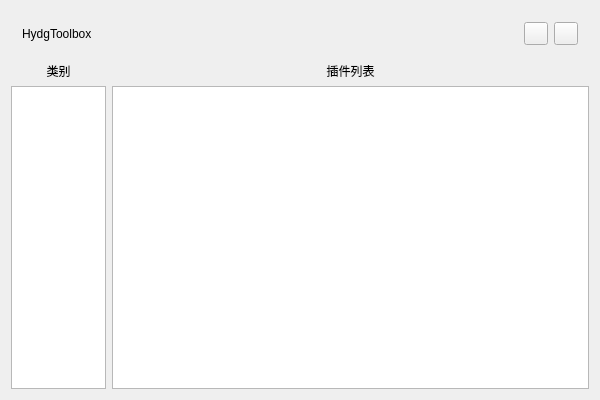
<?xml version="1.0" encoding="UTF-8"?>
<ui version="4.0">
 <class>HydgToolboxClass</class>
 <widget class="QMainWindow" name="HydgToolboxClass">
  <property name="geometry">
   <rect>
    <x>0</x>
    <y>0</y>
    <width>600</width>
    <height>400</height>
   </rect>
  </property>
  <property name="windowTitle">
   <string>HydgToolbox</string>
  </property>
  <widget class="QWidget" name="centralWidget">
   <layout class="QVBoxLayout" name="verticalLayout">
    <item>
     <widget class="QWidget" name="titleBarWidget" native="true">
      <layout class="QHBoxLayout" name="horizontalLayout_2">
       <item>
        <widget class="QLabel" name="titleLabel">
         <property name="text">
          <string>HydgToolbox</string>
         </property>
        </widget>
       </item>
       <item>
        <spacer name="horizontalSpacer">
         <property name="orientation">
          <enum>Qt::Orientation::Horizontal</enum>
         </property>
         <property name="sizeHint" stdset="0">
          <size>
           <width>40</width>
           <height>20</height>
          </size>
         </property>
        </spacer>
       </item>
       <item>
        <widget class="QToolButton" name="toolButton_2">
         <property name="icon">
          <iconset theme="QIcon::ThemeIcon::ListRemove"/>
         </property>
        </widget>
       </item>
       <item>
        <widget class="QToolButton" name="toolButton">
         <property name="text">
          <string/>
         </property>
         <property name="icon">
          <iconset theme="QIcon::ThemeIcon::EditClear"/>
         </property>
        </widget>
       </item>
      </layout>
     </widget>
    </item>
    <item>
     <layout class="QHBoxLayout" name="pluginLayout" stretch="1,5">
      <item>
       <layout class="QVBoxLayout" name="categoryListLayout">
        <item>
         <widget class="QLabel" name="categoryListViewTitleLabel">
          <property name="minimumSize">
           <size>
            <width>0</width>
            <height>0</height>
           </size>
          </property>
          <property name="text">
           <string>类别</string>
          </property>
          <property name="alignment">
           <set>Qt::AlignmentFlag::AlignCenter</set>
          </property>
         </widget>
        </item>
        <item>
         <widget class="QListView" name="categoryListView"/>
        </item>
       </layout>
      </item>
      <item>
       <layout class="QVBoxLayout" name="pluginListLayout">
        <item>
         <widget class="QLabel" name="label">
          <property name="text">
           <string>插件列表</string>
          </property>
          <property name="alignment">
           <set>Qt::AlignmentFlag::AlignCenter</set>
          </property>
         </widget>
        </item>
        <item>
         <widget class="PluginListView" name="pluginListView"/>
        </item>
       </layout>
      </item>
     </layout>
    </item>
   </layout>
  </widget>
 </widget>
 <layoutdefault spacing="6" margin="11"/>
 <customwidgets>
  <customwidget>
   <class>PluginListView</class>
   <extends>QListView</extends>
   <header>pluginlistview.h</header>
   <slots>
    <signal>runPlugin(QString)</signal>
   </slots>
  </customwidget>
 </customwidgets>
 <resources>
  <include location="HydgToolbox.qrc"/>
 </resources>
 <connections>
  <connection>
   <sender>pluginListView</sender>
   <signal>runPlugin(QString)</signal>
   <receiver>HydgToolboxClass</receiver>
   <slot>handleRunPlugin(QString)</slot>
   <hints>
    <hint type="sourcelabel">
     <x>287</x>
     <y>200</y>
    </hint>
    <hint type="destinationlabel">
     <x>581</x>
     <y>53</y>
    </hint>
   </hints>
  </connection>
 </connections>
 <slots>
  <slot>handleRunPlugin(QString)</slot>
 </slots>
</ui>
